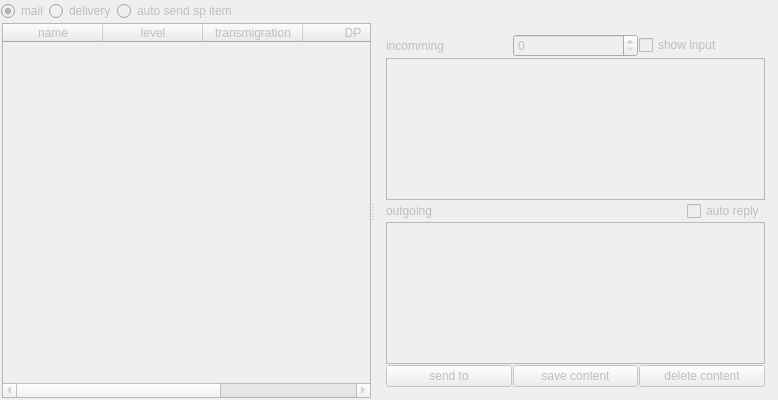
<?xml version="1.0" encoding="UTF-8"?>
<ui version="4.0">
 <class>MailInfoFormClass</class>
 <widget class="QWidget" name="MailInfoFormClass">
  <property name="geometry">
   <rect>
    <x>0</x>
    <y>0</y>
    <width>778</width>
    <height>400</height>
   </rect>
  </property>
  <property name="windowTitle">
   <string>MailInfoForm</string>
  </property>
  <layout class="QGridLayout" name="gridLayout_3">
   <property name="leftMargin">
    <number>1</number>
   </property>
   <property name="topMargin">
    <number>1</number>
   </property>
   <property name="rightMargin">
    <number>1</number>
   </property>
   <property name="bottomMargin">
    <number>1</number>
   </property>
   <property name="spacing">
    <number>1</number>
   </property>
   <item row="0" column="0">
    <layout class="QVBoxLayout" name="verticalLayout_3">
     <property name="spacing">
      <number>1</number>
     </property>
     <item>
      <layout class="QHBoxLayout" name="horizontalLayout_7">
       <property name="spacing">
        <number>1</number>
       </property>
       <item>
        <widget class="QRadioButton" name="radioButton_mailregular">
         <property name="enabled">
          <bool>false</bool>
         </property>
         <property name="text">
          <string>mail</string>
         </property>
         <property name="checked">
          <bool>true</bool>
         </property>
        </widget>
       </item>
       <item>
        <widget class="QRadioButton" name="radioButton_mailpet">
         <property name="enabled">
          <bool>false</bool>
         </property>
         <property name="text">
          <string>delivery</string>
         </property>
        </widget>
       </item>
       <item>
        <widget class="QRadioButton" name="radioButton_3">
         <property name="enabled">
          <bool>false</bool>
         </property>
         <property name="text">
          <string>auto send sp item</string>
         </property>
        </widget>
       </item>
       <item>
        <spacer name="horizontalSpacer_3">
         <property name="orientation">
          <enum>Qt::Horizontal</enum>
         </property>
         <property name="sizeHint" stdset="0">
          <size>
           <width>40</width>
           <height>20</height>
          </size>
         </property>
        </spacer>
       </item>
      </layout>
     </item>
     <item>
      <widget class="QStackedWidget" name="stackedWidget">
       <property name="currentIndex">
        <number>0</number>
       </property>
       <widget class="QWidget" name="page">
        <layout class="QGridLayout" name="gridLayout_2">
         <property name="leftMargin">
          <number>1</number>
         </property>
         <property name="topMargin">
          <number>1</number>
         </property>
         <property name="rightMargin">
          <number>1</number>
         </property>
         <property name="bottomMargin">
          <number>1</number>
         </property>
         <property name="spacing">
          <number>1</number>
         </property>
         <item row="0" column="0">
          <widget class="QSplitter" name="splitter">
           <property name="enabled">
            <bool>false</bool>
           </property>
           <property name="orientation">
            <enum>Qt::Horizontal</enum>
           </property>
           <widget class="QTableWidget" name="tableWidget">
            <property name="enabled">
             <bool>false</bool>
            </property>
            <column>
             <property name="text">
              <string>name</string>
             </property>
            </column>
            <column>
             <property name="text">
              <string>level</string>
             </property>
            </column>
            <column>
             <property name="text">
              <string>transmigration</string>
             </property>
            </column>
            <column>
             <property name="text">
              <string>DP</string>
             </property>
            </column>
            <column>
             <property name="text">
              <string>server</string>
             </property>
            </column>
           </widget>
           <widget class="QWidget" name="layoutWidget">
            <layout class="QVBoxLayout" name="verticalLayout">
             <property name="spacing">
              <number>1</number>
             </property>
             <item>
              <layout class="QHBoxLayout" name="horizontalLayout">
               <property name="spacing">
                <number>1</number>
               </property>
               <item>
                <widget class="QLabel" name="label">
                 <property name="text">
                  <string>incomming</string>
                 </property>
                </widget>
               </item>
               <item>
                <widget class="QSpinBox" name="spinBox">
                 <property name="enabled">
                  <bool>false</bool>
                 </property>
                </widget>
               </item>
               <item>
                <widget class="QCheckBox" name="checkBox">
                 <property name="enabled">
                  <bool>false</bool>
                 </property>
                 <property name="text">
                  <string>show input</string>
                 </property>
                </widget>
               </item>
              </layout>
             </item>
             <item>
              <widget class="QTextEdit" name="textEdit">
               <property name="enabled">
                <bool>false</bool>
               </property>
              </widget>
             </item>
             <item>
              <layout class="QHBoxLayout" name="horizontalLayout_2">
               <property name="spacing">
                <number>1</number>
               </property>
               <item>
                <widget class="QLabel" name="label_2">
                 <property name="text">
                  <string>outgoing</string>
                 </property>
                </widget>
               </item>
               <item>
                <spacer name="horizontalSpacer">
                 <property name="orientation">
                  <enum>Qt::Horizontal</enum>
                 </property>
                 <property name="sizeHint" stdset="0">
                  <size>
                   <width>40</width>
                   <height>20</height>
                  </size>
                 </property>
                </spacer>
               </item>
               <item>
                <widget class="QCheckBox" name="checkBox_2">
                 <property name="enabled">
                  <bool>false</bool>
                 </property>
                 <property name="text">
                  <string>auto reply</string>
                 </property>
                </widget>
               </item>
              </layout>
             </item>
             <item>
              <widget class="QTextEdit" name="textEdit_2">
               <property name="enabled">
                <bool>false</bool>
               </property>
              </widget>
             </item>
             <item>
              <layout class="QHBoxLayout" name="horizontalLayout_3">
               <property name="spacing">
                <number>1</number>
               </property>
               <item>
                <widget class="PushButton" name="pushButton">
                 <property name="enabled">
                  <bool>false</bool>
                 </property>
                 <property name="text">
                  <string>send to</string>
                 </property>
                </widget>
               </item>
               <item>
                <widget class="PushButton" name="pushButton_2">
                 <property name="enabled">
                  <bool>false</bool>
                 </property>
                 <property name="text">
                  <string>save content</string>
                 </property>
                </widget>
               </item>
               <item>
                <widget class="PushButton" name="pushButton_3">
                 <property name="enabled">
                  <bool>false</bool>
                 </property>
                 <property name="text">
                  <string>delete content</string>
                 </property>
                </widget>
               </item>
              </layout>
             </item>
            </layout>
           </widget>
          </widget>
         </item>
        </layout>
       </widget>
       <widget class="QWidget" name="page_2">
        <layout class="QGridLayout" name="gridLayout">
         <property name="leftMargin">
          <number>1</number>
         </property>
         <property name="topMargin">
          <number>1</number>
         </property>
         <property name="rightMargin">
          <number>1</number>
         </property>
         <property name="bottomMargin">
          <number>1</number>
         </property>
         <property name="spacing">
          <number>1</number>
         </property>
         <item row="0" column="0">
          <widget class="QSplitter" name="splitter_2">
           <property name="orientation">
            <enum>Qt::Horizontal</enum>
           </property>
           <widget class="QTableWidget" name="tableWidget_2">
            <column>
             <property name="text">
              <string>name</string>
             </property>
            </column>
            <column>
             <property name="text">
              <string>level</string>
             </property>
            </column>
            <column>
             <property name="text">
              <string>transmigration</string>
             </property>
            </column>
            <column>
             <property name="text">
              <string>DP</string>
             </property>
            </column>
            <column>
             <property name="text">
              <string>server</string>
             </property>
            </column>
           </widget>
           <widget class="QWidget" name="layoutWidget1">
            <layout class="QVBoxLayout" name="verticalLayout_4">
             <property name="spacing">
              <number>1</number>
             </property>
             <item>
              <widget class="QTableWidget" name="tableWidget_3">
               <column>
                <property name="text">
                 <string>index</string>
                </property>
               </column>
               <column>
                <property name="text">
                 <string>name</string>
                </property>
               </column>
               <column>
                <property name="text">
                 <string>stack</string>
                </property>
               </column>
               <column>
                <property name="text">
                 <string>durability</string>
                </property>
               </column>
               <column>
                <property name="text">
                 <string>level</string>
                </property>
               </column>
               <column>
                <property name="text">
                 <string>detail</string>
                </property>
               </column>
              </widget>
             </item>
             <item>
              <layout class="QHBoxLayout" name="horizontalLayout_4">
               <property name="spacing">
                <number>1</number>
               </property>
               <item>
                <widget class="QTableWidget" name="tableWidget_4">
                 <column>
                  <property name="text">
                   <string>pet name</string>
                  </property>
                 </column>
                 <column>
                  <property name="text">
                   <string>status</string>
                  </property>
                 </column>
                </widget>
               </item>
               <item>
                <layout class="QVBoxLayout" name="verticalLayout_2">
                 <property name="spacing">
                  <number>1</number>
                 </property>
                 <item>
                  <widget class="QPushButton" name="pushButton_4">
                   <property name="text">
                    <string>buy sp</string>
                   </property>
                  </widget>
                 </item>
                 <item>
                  <widget class="QPushButton" name="pushButton_5">
                   <property name="text">
                    <string>send sp</string>
                   </property>
                  </widget>
                 </item>
                 <item>
                  <spacer name="verticalSpacer">
                   <property name="orientation">
                    <enum>Qt::Vertical</enum>
                   </property>
                   <property name="sizeHint" stdset="0">
                    <size>
                     <width>20</width>
                     <height>40</height>
                    </size>
                   </property>
                  </spacer>
                 </item>
                 <item>
                  <widget class="QPushButton" name="pushButton_6">
                   <property name="text">
                    <string>send selected</string>
                   </property>
                  </widget>
                 </item>
                </layout>
               </item>
              </layout>
             </item>
            </layout>
           </widget>
          </widget>
         </item>
        </layout>
       </widget>
       <widget class="QWidget" name="page_3">
        <layout class="QGridLayout" name="gridLayout_4">
         <property name="leftMargin">
          <number>1</number>
         </property>
         <property name="topMargin">
          <number>1</number>
         </property>
         <property name="rightMargin">
          <number>1</number>
         </property>
         <property name="bottomMargin">
          <number>1</number>
         </property>
         <property name="spacing">
          <number>1</number>
         </property>
         <item row="0" column="0">
          <layout class="QVBoxLayout" name="verticalLayout_5">
           <property name="spacing">
            <number>1</number>
           </property>
           <item>
            <layout class="QHBoxLayout" name="horizontalLayout_8">
             <property name="spacing">
              <number>1</number>
             </property>
             <item>
              <widget class="QCheckBox" name="checkBox_3">
               <property name="text">
                <string>auto send sp item</string>
               </property>
              </widget>
             </item>
             <item>
              <spacer name="horizontalSpacer_2">
               <property name="orientation">
                <enum>Qt::Horizontal</enum>
               </property>
               <property name="sizeHint" stdset="0">
                <size>
                 <width>40</width>
                 <height>20</height>
                </size>
               </property>
              </spacer>
             </item>
            </layout>
           </item>
           <item>
            <widget class="QTableWidget" name="tableWidget_5"/>
           </item>
           <item>
            <layout class="QHBoxLayout" name="horizontalLayout_6">
             <property name="spacing">
              <number>1</number>
             </property>
             <item>
              <widget class="QLabel" name="label_3">
               <property name="text">
                <string>1:-----          level:</string>
               </property>
              </widget>
             </item>
             <item>
              <spacer name="horizontalSpacer_5">
               <property name="orientation">
                <enum>Qt::Horizontal</enum>
               </property>
               <property name="sizeHint" stdset="0">
                <size>
                 <width>40</width>
                 <height>20</height>
                </size>
               </property>
              </spacer>
             </item>
            </layout>
           </item>
           <item>
            <layout class="QHBoxLayout" name="horizontalLayout_5">
             <property name="spacing">
              <number>1</number>
             </property>
             <item>
              <widget class="QLabel" name="label_4">
               <property name="text">
                <string>ask frequance</string>
               </property>
              </widget>
             </item>
             <item>
              <widget class="QSpinBox" name="spinBox_2"/>
             </item>
             <item>
              <widget class="QLabel" name="label_5">
               <property name="text">
                <string>item space</string>
               </property>
              </widget>
             </item>
             <item>
              <widget class="QSpinBox" name="spinBox_3"/>
             </item>
             <item>
              <widget class="QLabel" name="label_6">
               <property name="text">
                <string>sedning amount</string>
               </property>
              </widget>
             </item>
             <item>
              <widget class="QSpinBox" name="spinBox_4"/>
             </item>
             <item>
              <spacer name="horizontalSpacer_4">
               <property name="orientation">
                <enum>Qt::Horizontal</enum>
               </property>
               <property name="sizeHint" stdset="0">
                <size>
                 <width>40</width>
                 <height>20</height>
                </size>
               </property>
              </spacer>
             </item>
            </layout>
           </item>
          </layout>
         </item>
        </layout>
       </widget>
      </widget>
     </item>
    </layout>
   </item>
  </layout>
 </widget>
 <layoutdefault spacing="6" margin="11"/>
 <customwidgets>
  <customwidget>
   <class>PushButton</class>
   <extends>QPushButton</extends>
   <header location="global">pushbutton.h</header>
  </customwidget>
 </customwidgets>
 <resources/>
 <connections/>
</ui>
